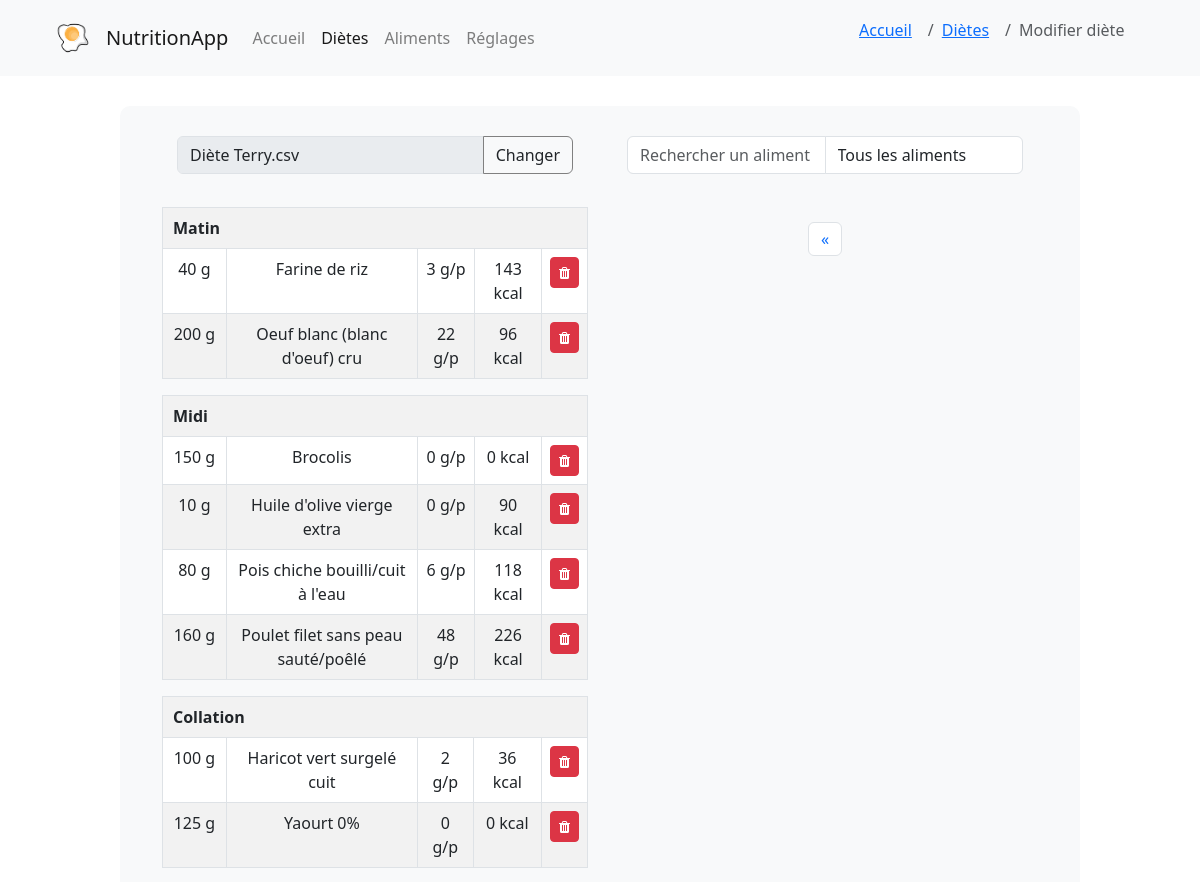
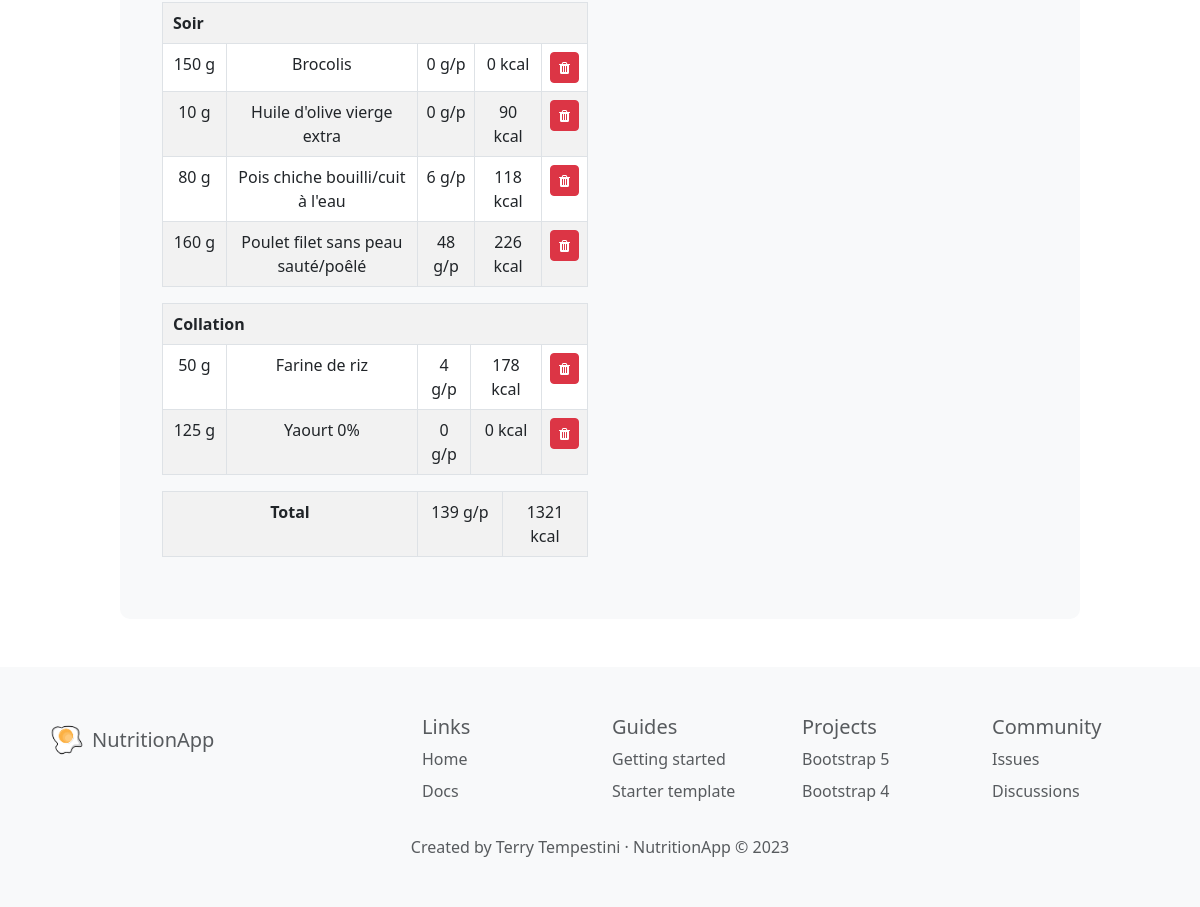
The app's page /creer_diete/1, older data (2 pictures, top to bottom).
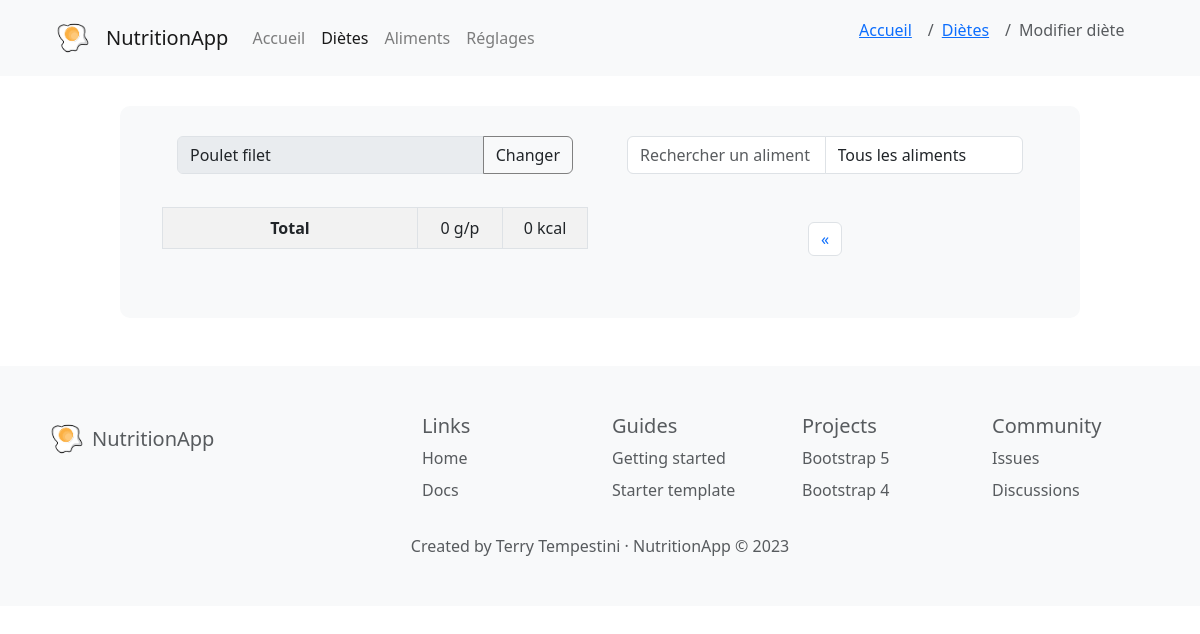
The same page, newer data.
### models/Diete.py (models this page shows, shortened)
class Diete(db.Model):
    id = db.Column(db.Integer, primary_key=True)
    titre_diete = db.Column(db.String(255), nullable=True) # nom de la diete
    createur = db.Column(db.Integer, db.ForeignKey('utilisateur.id'), nullable=True)
    date = db.Column(db.Date, nullable=True)
    createur_obj = db.relationship('Utilisateur', backref=db.backref('dietes'), foreign_keys=[createur])
    def get_by_id(id):
        return Diete.query.get(id)
    def portions_associees(self):
        return Portion.query.join(Aliment).filter(Portion.diete == self.id).order_by(Portion.label_portion, Aliment.titre).all()
    def total_kcal(self):
        if(self.portions_associees()):
            return sum([portion.kcal_portion() for portion in self.portions_associees()])
        else:
            return 0
    def total_proteines(self):
        if(self.portions_associees()):
            return sum([portion.proteines_portion() for portion in self.portions_associees()])
        else:
            return 0

### models/Portion.py (models this page shows, shortened)
class Portion(db.Model):
    id = db.Column(db.Integer, primary_key=True)
    diete = db.Column(db.Integer, db.ForeignKey('diete.id'))
    aliment = db.Column(db.Integer, db.ForeignKey('aliment.id'))
    nombre = db.Column(db.Integer, nullable=False, server_default='0')
    label_portion = db.Column(db.Integer, nullable=False, server_default='0') # 1=matin, 2=collation matin, 3=midi, 4=collation aprem, 5=soir, 6=collation soir
    diete_obj = db.relationship('Diete', backref=db.backref('portions'))
    aliment_obj = db.relationship('Aliment', backref=db.backref('portions'))
    def unite(self):
        return self.aliment_obj.unite
    def kcal_portion(self):
        if self.unite() == 1: # si l'aliment est en unité (kcal * nombre)
            return round(self.aliment_obj.kcal * self.nombre)
        else: # aliment == 0 (kcal * nombre * 0.01 * 100g) ; aliment == 2 (kcal * nombre * 0.01 * 100mL)
            return round(self.aliment_obj.kcal * self.nombre * 0.01)
    def proteines_portion(self):
        if self.unite() == 1:
            return round(self.aliment_obj.proteines * self.nombre)
        else:
            return round(self.aliment_obj.proteines * self.nombre * 0.01)

### models/Aliment.py (models this page shows, shortened)
class Aliment(db.Model):
    id = db.Column(db.Integer, primary_key=True)
    titre = db.Column(db.String(255), nullable=True, server_default='')
    kcal = db.Column(db.Integer, nullable=True, server_default='0')
    proteines = db.Column(db.Integer, nullable=True, server_default='0')
    glucides = db.Column(db.Integer, nullable=True, server_default='0')
    lipides = db.Column(db.Integer, nullable=True, server_default='0')
    categorie = db.Column(db.String(255), nullable=True, server_default="Autre") # légume, fruit, féculent...
    photo = db.Column(db.String(255), nullable=True, server_default='')
    description = db.Column(db.String(255), nullable=True, server_default='')
    unite = db.Column(db.Integer, nullable=True, server_default='0') # 0 = 100g, 1 = 1 unité, 2 = mL
    valide = db.Column(db.Integer, nullable=True, server_default='0') # 0 = non validé, 1 = validé
    def get_all():
        return Aliment.query.order_by(Aliment.titre).limit(MAX_RESULTS).all()

### controllers/diete.py (the view)
@app.route('/creer_diete/<int:id>', methods=['GET', 'POST'])
def creer_diete(id):
    diete_courante = Diete.get_by_id(id)
    portions_repas = diete_courante.portions_associees()
    aliments = Aliment.get_all()
    return render_template('diete/creer_diete.html', aliments=aliments, diete=diete_courante, portions_repas=portions_repas)

### templates/diete/creer_diete.html (shortened to what this page needs)
{% extends 'base.html' %}
{% block content %}
{% set page = 'dietes' %}
{% set place = ["accueil","dietes","modifier_diete"] %}
{% with breadcrumb=place %}
    {% include "navbar.html" %}
{% endwith %}
<link rel="stylesheet" href="{{root}}{{ url_for('static', filename='css/pages.css') }}">
<div class="diete_window bg-light">
  <div class="container">
    <div class="row">
      <div class="col-md-6 mb-3">
        <div class="col-md-12 input-group mb-3">
          <input type="text" id="titre_diete" name="titre_diete" class="form-control" placeholder="Titre" value="{{ diete.titre_diete }}" readonly required>
          <div class="input-group-append">
            <span class="btn input-group-text" style="border-color: grey;" data-toggle="tooltip" title="Changer titre" data-bs-toggle="modal" data-bs-target="#modalChangeTitle" id="titre_diete">Changer</span>
          </div>
        </div>
          <table class="col-md-12 table table-striped table-bordered">
            {% set current_label = [] %}
            {% for portion in portions_repas %}
            {% if current_label[-1] != portion.label_portion %}
                    <table class="table table-striped table-bordered full-width-table">
                        {% do current_label.append(portion.label_portion) %}
                            <tr>
                                <th colspan="5" style="padding-left: 10px;">
                                    {% if current_label[-1] == 1 %}
                                        Matin
                                    {% elif current_label[-1] == 3 %}
                                        Midi
                                    {% elif current_label[-1] == 5 %}
                                        Soir
                                    {% else %}
                                        Collation
                                    {% endif %}
                                </th>
                            </tr>
                {% endif %}
            <tr>
              {% if portion.aliment_obj.unite == 1 %}
                <td style="width: 15%">{{ portion.nombre }}</td>
                <td style="width: 45%">{{ portion.aliment_obj.titre }}</td>
              {% elif portion.aliment_obj.unite == 2 %}
                <td style="width: 15%">{{ portion.nombre }} mL</td>
                <td style="width: 45%">{{ portion.aliment_obj.titre }}</td>
              {% else %}
                <td style="width: 15%">{{ portion.nombre }} g</td>
                <td style="width: 45%">{{ portion.aliment_obj.titre }}</td>
              {% endif %}
              <td>{{ portion.proteines_portion() }} g/p</td>
              <td>{{ portion.kcal_portion() }} kcal</td>
              <td class="text-center">
                <a href="{{ url_for('controllers.enlever_aliment_diete', id_portion=portion.id, id_diete=diete.id) }}" data-toggle="tooltip" title="Enlever" class="btn btn-sm btn-danger"><i class="fa fa-trash"></i></a>
              </td>
            </tr>
            {% endfor %}
          </table>
          <table class="col-md-12 table table-striped table-bordered">
            <tr class="text-center">
                <th colspan="2" style="width: 60%;">Total</th>
                <td style="width: 20%;">{{ diete.total_proteines()|round|int }} g/p</td>
                <td style="width: 20%;">{{ diete.total_kcal()|round|int }} kcal</td>
            </tr>
          </table>
      </div>
      <div class="col-md-6 mb-3">
        <div class="input-group mb-3 col-md-12">
          <form id="search-form" class="input-group mb-3">
            <input id="filterInput" type="text" name="search" class="form-control" placeholder="Rechercher un aliment" aria-label="Rechercher un aliment">
            <select id="filterSelect" name="filterSelect" class="form-control" required></select>
          </form>
        </div>
        <nav aria-label="Page navigation example">
          <ul class="pagination justify-content-center" id="pagination">
            <li class="page-item">
              <a class="page-link" href="#" aria-label="Previous" id="prevPage">
                <span aria-hidden="true">&laquo;</span>
              </a>
            </li>
          </ul>
        </nav>
      </div>
    </div>
  </div>
</div>
{% endblock %}

### templates/base.html (shortened to what this page needs)
<!DOCTYPE html>
<html lang="fr">
<head>
    <link rel="stylesheet" href="{{root}}{{ url_for('static', filename='css/base.css') }}">
    <link rel="stylesheet" href="https://cdnjs.cloudflare.com/ajax/libs/font-awesome/4.7.0/css/font-awesome.min.css">
    <link rel="stylesheet" href="https://cdn.jsdelivr.net/npm/bootstrap@4.0.0/dist/css/bootstrap.min.css">
    <link rel="stylesheet" href="https://cdnjs.cloudflare.com/ajax/libs/bootstrap/5.3.0/css/bootstrap.min.css">
</head>
<body>
    {% block content %}
    {% endblock %}
</body>
{% block footer %}
    <footer class="bd-footer py-4 py-md-5 mt-5 bg-body-tertiary">
            <div class="container text-body-secondary">
            <div class="row mb-3">
                <div class="col-lg-3">
                <div class="d-flex align-items-center">
                    <img src="{{url_for('static', filename='images/logo.png')}}" alt="logo" width="50" height="50" class="d-inline-block align-text-top">
                    <span class="fs-5">NutritionApp</span>
                </div>
                </div>
                <div class="col-6 col-lg-2 offset-lg-1">
                <h5>Links</h5>
                <ul class="list-unstyled">
                    <li class="mb-2">Home</li>
                    <li class="mb-2">Docs</li>
                </ul>
                </div>
                <div class="col-6 col-lg-2">
                <h5>Guides</h5>
                <ul class="list-unstyled">
                    <li class="mb-2">Getting started</li>
                    <li class="mb-2">Starter template</li>
                </ul>
                </div>
                <div class="col-6 col-lg-2">
                <h5>Projects</h5>
                <ul class="list-unstyled">
                    <li class="mb-2">Bootstrap 5</li>
                    <li class="mb-2">Bootstrap 4</li>
                </ul>
                </div>
                <div class="col-6 col-lg-2">
                <h5>Community</h5>
                <ul class="list-unstyled">
                    <li class="mb-2">Issues</li>
                    <li class="mb-2">Discussions</li>
                </ul>
                </div>
            </div>
            <div class="row text-center">
                <span>Created by Terry Tempestini · NutritionApp © 2023</span>
            </div>
    </footer>
{% endblock %}
</html>

### templates/navbar.html (shortened to what this page needs)
<nav class="navbar navbar-expand-lg navbar-light bg-light">
  <a class="navbar-brand ms-5" href="{{url_for('controllers.accueil')}}">
      <div class="d-flex align-items-center">
        <img src="{{url_for('static', filename='images/logo.png')}}" alt="logo" width="50" height="50" class="d-inline-block align-text-top">
        <span class="ms-2">NutritionApp</span>
      </div>
    </a>
    <div class="collapse navbar-collapse" id="navbarNavDropdown">
      <ul class="navbar-nav">
        <li class="nav-item {% if page == 'accueil' %}active{% endif %}">
        <a href="{{url_for('controllers.accueil')}}" class="nav-link">Accueil</a>
        </li>
        <li class="nav-item {% if page == 'dietes' %}active{% endif %}">
          <a href="{{url_for('controllers.dietes')}}" class="nav-link">Diètes</a>
        </li>
        <li class="nav-item {% if page == 'aliments' %}active{% endif %}">
          <a href="{{url_for('controllers.aliments')}}" class="nav-link">Aliments</a>
        </li>
        <li class="nav-item {% if page == 'reglages' %}active{% endif %}">
          <a href="{{url_for('controllers.reglages')}}" class="nav-link">Réglages</a>
        </li>
      </ul>
    </div>
    <ol class="breadcrumb fil_ariane">
      {% if breadcrumb|length > 1 %}
        {% set pretty_name = {
          'accueil': 'Accueil',
          'dietes': 'Diètes',
          'aliments': 'Aliments',
          'reglages': 'Réglages',
          'modifier_diete': 'Modifier diète',
          'changer_diete': 'Changer diète',
          'creer_aliment': 'Créer aliment',
          'detail': 'Détail diète',
          'modifier_aliment': 'Modifier aliment',
        } %}
        {% for item in breadcrumb %}
          {% if loop.last %}
            <li class="breadcrumb-item active" aria-current="page">{{pretty_name[item]}}</li>
          {% else %}
            {% set var = "controllers." + item %}
            <li class="breadcrumb-item"><a href="{{url_for(var)}}">{{pretty_name[item]}}</a></li>
          {% endif %}
        {% endfor %}
      {% endif %}
    </ol>
</nav>

### static/css/base.css (style rules this page uses)
html { font-family: 'Roboto', sans-serif; font-size: 16px; line-height: 1.5; color: #333; background-color: #fff; }
.fil_ariane { margin-left: 2cm; margin-right: 2cm; }

### static/css/pages.css (style rules this page uses)
.table td { text-align: center; }
.diete_window { width: 80%; margin: 30px auto; padding: 30px; max-width: 1200px; border-radius: 10px; }

Row changes from the older to the newer data that the page shows:
removed Portion: label_portion "Matin", nombre "40", aliment_obj.titre "Farine de riz", proteines_portion "3", kcal_portion "143"
removed Portion: nombre "200", aliment_obj.titre "Oeuf blanc (blanc d'oeuf) cru", proteines_portion "22", kcal_portion "96"
removed Portion: label_portion "Midi", nombre "150", aliment_obj.titre "Brocolis", proteines_portion "0", kcal_portion "0"
removed Portion: nombre "10", aliment_obj.titre "Huile d'olive vierge extra", proteines_portion "0", kcal_portion "90"
removed Portion: nombre "80", aliment_obj.titre "Pois chiche bouilli/cuit à l'eau", proteines_portion "6", kcal_portion "118"
removed Portion: nombre "160", aliment_obj.titre "Poulet filet sans peau sauté/poêlé", proteines_portion "48", kcal_portion "226"
removed Portion: label_portion "Collation", nombre "100", aliment_obj.titre "Haricot vert surgelé cuit", proteines_portion "2", kcal_portion "36"
removed Portion: nombre "125", aliment_obj.titre "Yaourt 0%", proteines_portion "0", kcal_portion "0"
removed Portion: label_portion "Soir", nombre "150", aliment_obj.titre "Brocolis", proteines_portion "0", kcal_portion "0"
removed Portion: nombre "10", aliment_obj.titre "Huile d'olive vierge extra", proteines_portion "0", kcal_portion "90"
removed Portion: nombre "80", aliment_obj.titre "Pois chiche bouilli/cuit à l'eau", proteines_portion "6", kcal_portion "118"
removed Portion: nombre "160", aliment_obj.titre "Poulet filet sans peau sauté/poêlé", proteines_portion "48", kcal_portion "226"
removed Portion: label_portion "Collation", nombre "50", aliment_obj.titre "Farine de riz", proteines_portion "4", kcal_portion "178"
removed Portion: nombre "125", aliment_obj.titre "Yaourt 0%", proteines_portion "0", kcal_portion "0"
no longer on this page (row edited): Aliment: total_proteines "139", total_kcal "1321"
changed Diete: titre_diete "Diète Terry.csv" → "Poulet filet"
Text that changed along with them:
{{ diete.total_proteines()|round|int }}: (not shown) → "0"
{{ diete.total_kcal()|round|int }}: (not shown) → "0"
